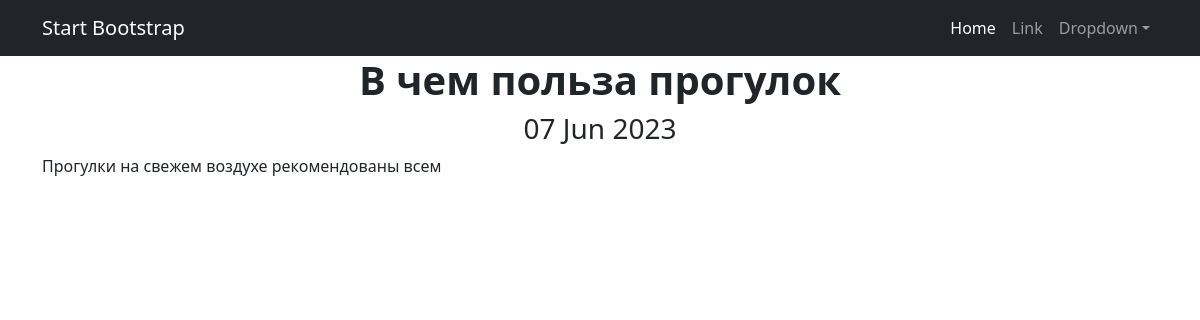
The page /content/19 on the database its author committed.
### Composition/models.py (models this page shows, shortened)
class Post(models.Model):
    NEWS = 'NW'
    ARTICLE = 'AR'
    author = models.ForeignKey(Author, on_delete=models.CASCADE)
    postType = models.CharField(max_length=2, choices=POST_TYPES, default=NEWS)
    addTime = models.DateTimeField(auto_now_add=True)
    postCategory = models.ManyToManyField("Category", through='PostCategory')
    title = models.CharField(max_length=128)
    content = models.TextField()
    postRating = models.SmallIntegerField(default=0)

### Composition/views.py (the view)
# urls.py: path('<int:pk>', NewsDetail.as_view(), name='news_detail'),
class NewsDetail(DetailView):
    model = Post
    template_name = 'news.html'
    context_object_name = 'news'

### Composition/templatetags/custom_filters.py (called while the page is built)
@register.filter()
def censor(content):
    text = content.split()
    for i, word in enumerate(text):
        if word in bad_words:
            text[i] = word[0] + '***'
    return ' '.join(text)

### templates/news.html (shortened to what this page needs)
{% extends 'flatpages/default.html' %}
{% load custom_filters %}
{% block content %}
<h1><b>{{news.title|censor}}</b></h1>
<h3>{{news.addTime|date:'d M Y'}}</h3>
<p align="left">{{news.content|censor}}</p>
{% endblock content %}

### rows shown on the page
Post: title|censor "В чем польза прогулок", addTime "07 Jun 2023", content|censor "Прогулки на свежем воздухе рекомендованы всем"
